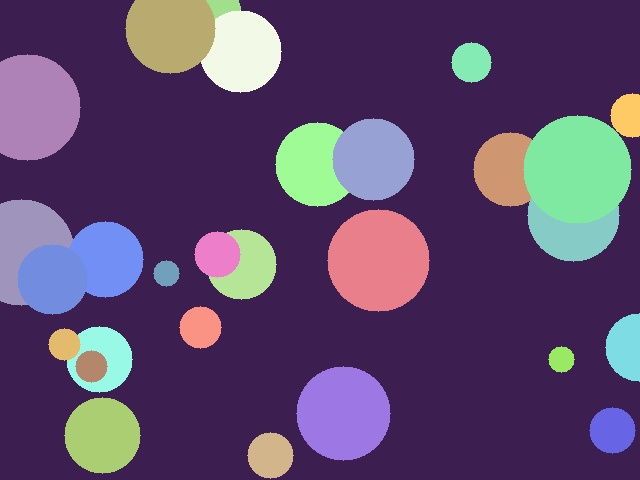
#> input picture Modul01 - Pendahuluan Komputer Vision/praktikum/image/abstrak.jpg, 640 x 480 px, given in place of scene_traffic.jpg, which was not available
$ python 12_yolo_konsep_grid.py
#> lines starting #> are read from the running program, lines starting #| are printed output that depends on the picture; after the words box and inside, x2 and y2 are one past the last pixel; in counts of white or black regions, pixels touching at a corner belong together; pictures that were not available may be replaced by others from this repository, and a replacement may not be noted
"""
==========================================================================
PERCOBAAN 12: YOLO KONSEP - DETEKSI BERBASIS GRID
==========================================================================
Program ini mempelajari konsep dasar YOLO (You Only Look Once), yaitu
pendekatan deteksi objek yang membagi gambar menjadi grid SxS dan
setiap sel grid memprediksi bounding box beserta confidence score.
Implementasi mensimulasikan pipeline deteksi YOLO secara konseptual,
mulai dari pembagian grid, prediksi per sel, hingga NMS.

Fungsi utama yang dipelajari:
- cv2.rectangle()          : Menggambar bounding box dan grid
- cv2.putText()            : Menuliskan teks confidence score
- cv2.line()               : Menggambar garis grid
- Manual grid division     : Membagi gambar menjadi grid SxS
- Manual NMS               : Non-Maximum Suppression pada prediksi grid
- Manual confidence score  : Simulasi skor deteksi per sel

Konsep yang dipelajari:
- YOLO: deteksi satu-pass (You Only Look Once)
- Grid division: membagi gambar menjadi SxS sel
- Anchor boxes: prediksi bounding box relatif terhadap sel
- Confidence score: P(objek) * IoU(pred, truth)
- Class probability per sel
- NMS pada output grid
- Pipeline deteksi YOLO end-to-end
==========================================================================
"""

# Mengimpor library OpenCV untuk pemrosesan gambar
import cv2

# Mengimpor NumPy untuk operasi array dan komputasi numerik
import numpy as np

# Mengimpor os untuk operasi file dan path
import os

# Mengimpor matplotlib untuk visualisasi hasil
import matplotlib.pyplot as plt

# Mendapatkan direktori script saat ini
SCRIPT_DIR = os.path.dirname(os.path.abspath(__file__))

# Mendefinisikan path folder gambar input
IMAGE_DIR = os.path.join(SCRIPT_DIR, "image")

# Mendefinisikan path folder output untuk menyimpan hasil
OUTPUT_DIR = os.path.join(SCRIPT_DIR, "output")

# Membuat folder output jika belum ada
os.makedirs(OUTPUT_DIR, exist_ok=True)

# Menampilkan header percobaan
print("=" * 60)
print("PERCOBAAN 12: YOLO KONSEP - DETEKSI BERBASIS GRID")
print("=" * 60)

# ============================================================
# 1. Penjelasan konsep YOLO
# ============================================================
print("\n--- 1. Konsep YOLO (You Only Look Once) ---")

# Menjelaskan konsep YOLO
print("""
  YOLO (You Only Look Once) adalah metode deteksi objek real-time:

  1. Bagi gambar menjadi grid SxS (misal 7x7 atau 13x13)
  2. Setiap sel grid bertanggung jawab mendeteksi objek
     yang pusatnya jatuh di dalam sel tersebut
  3. Setiap sel memprediksi B bounding boxes, masing-masing terdiri dari:
     - (x, y): pusat box relatif terhadap sel
     - (w, h): ukuran box relatif terhadap gambar
     - confidence: P(objek) * IoU(pred, truth)
  4. Setiap sel juga memprediksi C class probabilities
  5. Total prediksi: S x S x (B * 5 + C) tensor

  Keunggulan YOLO vs Sliding Window:
  - Satu pass: melihat seluruh gambar sekaligus
  - Sangat cepat (real-time)
  - Memahami konteks global gambar
""")

# ============================================================
# 2. Memuat gambar untuk deteksi
# ============================================================
print("\n--- 2. Memuat Gambar ---")

# Memuat gambar scene untuk demonstrasi
img = cv2.imread(os.path.join(IMAGE_DIR, "scene_traffic.jpg"))
#> img is the input picture: shape (480, 640, 3); mean B, G, R 109.1, 74.4, 93.5

# Memeriksa apakah gambar berhasil dimuat
if img is None:
    # Mencoba alternatif
    img = cv2.imread(os.path.join(IMAGE_DIR, "scene_outdoor.jpg"))
    if img is None:
        img = cv2.imread(os.path.join(IMAGE_DIR, "mobil.jpg"))
        if img is None:
            print("[ERROR] Gambar scene_traffic.jpg, scene_outdoor.jpg, dan mobil.jpg tidak ditemukan!")
            print("        Jalankan download_image.py terlebih dahulu.")
            exit()

# Meresize gambar ke ukuran YOLO standar (448x448)
img = cv2.resize(img, (448, 448))
#> img: shape (448, 448, 3)

# Menampilkan informasi gambar
print(f"  Ukuran gambar: {img.shape}")
#|   Ukuran gambar: (448, 448, 3)

# ============================================================
# 3. Membagi gambar menjadi grid
# ============================================================
print("\n--- 3. Membagi Gambar Menjadi Grid ---")

# Mendefinisikan ukuran grid
S = 7  # Grid 7x7 (seperti YOLO v1)

# Menghitung ukuran sel dalam piksel
h_img, w_img = img.shape[:2]
h_sel = h_img // S
w_sel = w_img // S

# Menampilkan informasi grid
print(f"  Grid size    : {S} x {S}")
print(f"  Ukuran sel   : {w_sel} x {h_sel} piksel")
#|   Ukuran sel   : 64 x 64 piksel
print(f"  Total sel    : {S * S}")

# Menggambar grid pada gambar
img_grid = img.copy()

# Menggambar garis vertikal grid
for i in range(1, S):
    # Menghitung posisi X garis vertikal
    x = i * w_sel

    # Menggambar garis vertikal
    cv2.line(img_grid, (x, 0), (x, h_img), (0, 255, 0), 1)
#> img_grid: shape (448, 448, 3); mean B, G, R 107.7, 76.8, 92.2

# Menggambar garis horizontal grid
for j in range(1, S):
    # Menghitung posisi Y garis horizontal
    y = j * h_sel

    # Menggambar garis horizontal
    cv2.line(img_grid, (0, y), (w_img, y), (0, 255, 0), 1)
#> img_grid: shape (448, 448, 3); mean B, G, R 106.2, 79.1, 90.9

# Menambahkan nomor sel
for sy in range(S):
    for sx in range(S):
        # Menghitung posisi teks (pojok kiri atas sel)
        teks_x = sx * w_sel + 2
        teks_y = sy * h_sel + 12

        # Menuliskan nomor sel
        cv2.putText(img_grid, f"{sy},{sx}", (teks_x, teks_y),
                    cv2.FONT_HERSHEY_SIMPLEX, 0.3, (0, 200, 0), 1)
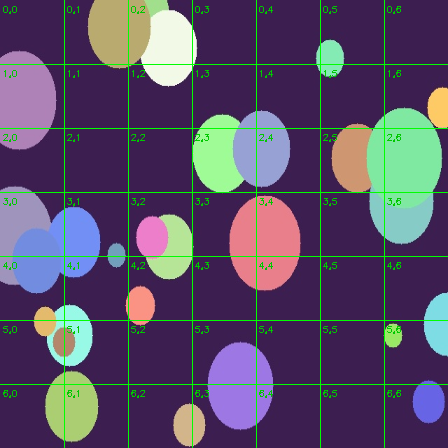
#> img_grid: shape (448, 448, 3); mean B, G, R 105.2, 80.1, 90.1

# ============================================================
# 4. Simulasi output YOLO per sel
# ============================================================
print("\n--- 4. Simulasi Output YOLO per Sel ---")

# Mendefinisikan kelas objek yang bisa dideteksi
kelas_objek = ["mobil", "orang", "pohon", "background"]
jumlah_kelas = len(kelas_objek)

# Mendefinisikan jumlah bounding box per sel
B = 2  # Setiap sel memprediksi 2 bounding box

# Menjelaskan format output
print(f"  Jumlah kelas (C)          : {jumlah_kelas}")
print(f"  Bounding box per sel (B)  : {B}")
print(f"  Output per sel            : {B}x5 + {jumlah_kelas} = {B*5 + jumlah_kelas}")
print(f"  Total output tensor       : {S}x{S}x{B*5 + jumlah_kelas} = "
      f"{S*S*(B*5 + jumlah_kelas)}")

# Membuat simulasi prediksi YOLO
# Menyiapkan array untuk confidence score setiap sel
confidence_map = np.zeros((S, S))

# Menyiapkan list untuk bounding box predictions
prediksi_boxes = []

# Mendefinisikan objek "ground truth" yang ada dalam gambar (simulasi)
objek_gt = [
    {"kelas": 0, "nama": "mobil", "cx": 100, "cy": 310, "w": 100, "h": 60},
    {"kelas": 0, "nama": "mobil", "cx": 310, "cy": 325, "w": 120, "h": 70},
    {"kelas": 1, "nama": "orang", "cx": 195, "cy": 260, "w": 40, "h": 120},
    {"kelas": 2, "nama": "pohon", "cx": 395, "cy": 220, "w": 50, "h": 170},
]

# Menampilkan objek yang ada dalam gambar
print("\n  Objek dalam gambar (ground truth):")
for obj in objek_gt:
    print(f"    {obj['nama']:10s} - pusat:({obj['cx']},{obj['cy']}) "
          f"ukuran:({obj['w']}x{obj['h']})")

# Mensimulasikan prediksi YOLO
for obj in objek_gt:
    # Menentukan sel grid mana yang bertanggung jawab
    sel_x = min(obj['cx'] // w_sel, S - 1)
    sel_y = min(obj['cy'] // h_sel, S - 1)

    # Mengatur confidence score tinggi untuk sel ini
    confidence_map[sel_y, sel_x] = np.random.uniform(0.7, 0.98)

    # Menghitung posisi relatif terhadap sel
    x_rel = (obj['cx'] - sel_x * w_sel) / w_sel
    y_rel = (obj['cy'] - sel_y * h_sel) / h_sel

    # Menghitung ukuran relatif terhadap gambar
    w_rel = obj['w'] / w_img
    h_rel = obj['h'] / h_img

    # Menyimpan prediksi bounding box
    prediksi_boxes.append({
        'sel_x': sel_x, 'sel_y': sel_y,
        'x_rel': x_rel, 'y_rel': y_rel,
        'w_rel': w_rel, 'h_rel': h_rel,
        'confidence': confidence_map[sel_y, sel_x],
        'kelas': obj['kelas'],
        'nama': obj['nama'],
        # Menghitung koordinat absolut bounding box
        'x1': obj['cx'] - obj['w'] // 2,
        'y1': obj['cy'] - obj['h'] // 2,
        'x2': obj['cx'] + obj['w'] // 2,
        'y2': obj['cy'] + obj['h'] // 2,
    })

    # Menampilkan prediksi
    print(f"\n    Objek '{obj['nama']}' -> Sel ({sel_x}, {sel_y})")
    print(f"      Posisi relatif : ({x_rel:.2f}, {y_rel:.2f})")
    print(f"      Ukuran relatif : ({w_rel:.3f}, {h_rel:.3f})")
    print(f"      Confidence     : {confidence_map[sel_y, sel_x]:.2f}")

# Menambahkan noise confidence untuk sel-sel tanpa objek
for sy in range(S):
    for sx in range(S):
        if confidence_map[sy, sx] == 0:
            # Memberikan confidence rendah (noise) untuk sel kosong
            confidence_map[sy, sx] = np.random.uniform(0.01, 0.15)

# ============================================================
# 5. Visualisasi grid dan confidence map
# ============================================================
print("\n--- 5. Visualisasi Grid dan Confidence Map ---")

# Membuat figure untuk visualisasi grid
fig, axes = plt.subplots(1, 3, figsize=(20, 7))

# --- Subplot 1: Gambar dengan grid ---
axes[0].imshow(cv2.cvtColor(img_grid, cv2.COLOR_BGR2RGB))
axes[0].set_title(f"Gambar dengan Grid {S}x{S}", fontsize=12, fontweight='bold')
axes[0].axis('off')

# --- Subplot 2: Confidence score map ---
# Menampilkan confidence map sebagai heatmap
im = axes[1].imshow(confidence_map, cmap='hot', interpolation='nearest',
                     vmin=0, vmax=1)

# Menambahkan nilai confidence di setiap sel
for sy in range(S):
    for sx in range(S):
        # Memilih warna teks berdasarkan nilai
        warna_teks = 'white' if confidence_map[sy, sx] > 0.5 else 'black'
        axes[1].text(sx, sy, f"{confidence_map[sy, sx]:.2f}",
                     ha='center', va='center', fontsize=7, color=warna_teks,
                     fontweight='bold')

# Menambahkan colorbar
plt.colorbar(im, ax=axes[1], fraction=0.046)

# Mengatur judul
axes[1].set_title("Confidence Score per Sel", fontsize=12, fontweight='bold')
axes[1].set_xlabel("Sel X")
axes[1].set_ylabel("Sel Y")

# --- Subplot 3: Grid 13x13 untuk perbandingan ---
S2 = 13  # Grid lebih detail
img_grid2 = img.copy()
h_sel2 = h_img // S2
w_sel2 = w_img // S2

# Menggambar garis vertikal grid 13x13
for i in range(1, S2):
    x = i * w_sel2
    cv2.line(img_grid2, (x, 0), (x, h_img), (255, 255, 0), 1)
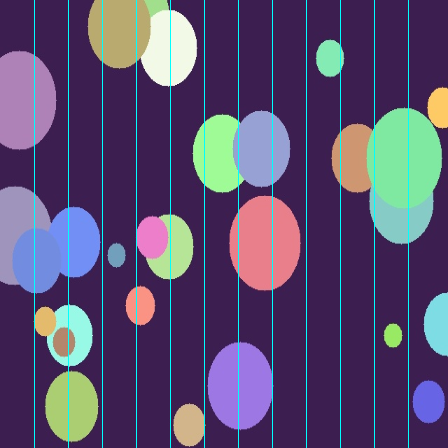
#> img_grid2: shape (448, 448, 3); mean B, G, R 113.1, 79.3, 91

# Menggambar garis horizontal grid 13x13
for j in range(1, S2):
    y = j * h_sel2
    cv2.line(img_grid2, (0, y), (w_img, y), (255, 255, 0), 1)
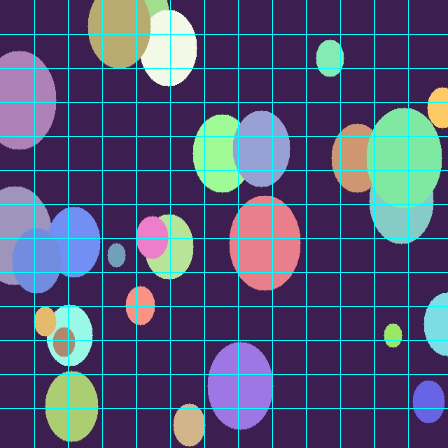
#> img_grid2: shape (448, 448, 3); 2.61% of pixels changed, all inside (x1, y1, x2, y2) = (0, 34, 448, 409)

# Menampilkan grid 13x13
axes[2].imshow(cv2.cvtColor(img_grid2, cv2.COLOR_BGR2RGB))
axes[2].set_title(f"Grid {S2}x{S2} (lebih detail)", fontsize=12, fontweight='bold')
axes[2].axis('off')

# Menambahkan judul utama
plt.suptitle("Percobaan 12: YOLO - Pembagian Grid dan Confidence Score",
             fontsize=14, fontweight='bold')

# Mengatur layout
plt.tight_layout()

# Menyimpan visualisasi grid
plt.savefig(os.path.join(OUTPUT_DIR, "12_yolo_grid.png"),
            dpi=150, bbox_inches='tight')

# Menutup figure
plt.close()

# Menampilkan pesan penyimpanan
print("  [SAVED] output/12_yolo_grid.png")

# ============================================================
# 6. Visualisasi prediksi bounding box dari grid
# ============================================================
print("\n--- 6. Visualisasi Prediksi Bounding Box ---")

# Mendefinisikan warna per kelas objek
warna_kelas = {
    0: (0, 0, 255),   # mobil: merah
    1: (0, 255, 0),   # orang: hijau
    2: (255, 0, 0),   # pohon: biru
    3: (128, 128, 0), # background: teal
}

# Mendefinisikan warna kelas untuk matplotlib (RGB float)
warna_kelas_plt = {
    0: 'red',
    1: 'lime',
    2: 'blue',
    3: 'cyan',
}

# Membuat figure untuk prediksi
fig, axes = plt.subplots(1, 3, figsize=(20, 7))

# --- Subplot 1: Ground truth boxes ---
img_gt = img.copy()

# Menggambar grid tipis
for i in range(1, S):
    cv2.line(img_gt, (i * w_sel, 0), (i * w_sel, h_img), (128, 128, 128), 1)
#> img_gt: shape (448, 448, 3); mean B, G, R 109.4, 75.1, 93.9
for j in range(1, S):
    cv2.line(img_gt, (0, j * h_sel), (w_img, j * h_sel), (128, 128, 128), 1)
#> img_gt: shape (448, 448, 3); mean B, G, R 109.6, 75.7, 94.3

# Menggambar ground truth bounding box
for obj in objek_gt:
    # Menghitung koordinat box
    x1 = obj['cx'] - obj['w'] // 2
    y1 = obj['cy'] - obj['h'] // 2
    x2 = obj['cx'] + obj['w'] // 2
    y2 = obj['cy'] + obj['h'] // 2

    # Menggambar rectangle
    warna = warna_kelas[obj['kelas']]
    cv2.rectangle(img_gt, (x1, y1), (x2, y2), warna, 2)

    # Menuliskan nama kelas
    cv2.putText(img_gt, obj['nama'], (x1, y1 - 5),
                cv2.FONT_HERSHEY_SIMPLEX, 0.5, warna, 2)

    # Menandai pusat objek
    cv2.circle(img_gt, (obj['cx'], obj['cy']), 4, warna, -1)
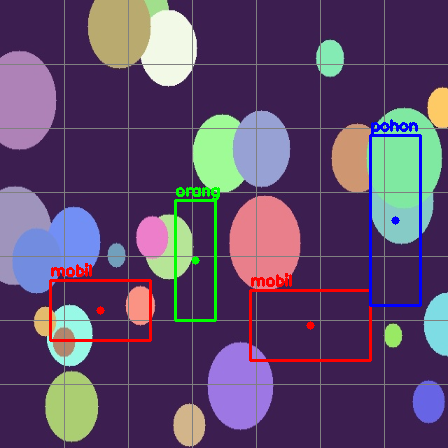
#> img_gt: shape (448, 448, 3); mean B, G, R 108.4, 74.7, 95

# Menampilkan ground truth
axes[0].imshow(cv2.cvtColor(img_gt, cv2.COLOR_BGR2RGB))
axes[0].set_title("Ground Truth + Grid", fontsize=12, fontweight='bold')
axes[0].axis('off')

# --- Subplot 2: Prediksi YOLO (semua boxes) ---
img_pred = img.copy()

# Menggambar grid
for i in range(1, S):
    cv2.line(img_pred, (i * w_sel, 0), (i * w_sel, h_img), (128, 128, 128), 1)
for j in range(1, S):
    cv2.line(img_pred, (0, j * h_sel), (w_img, j * h_sel), (128, 128, 128), 1)

# Menambahkan beberapa prediksi "noise" (false positives) untuk NMS
prediksi_semua = list(prediksi_boxes)

# Menambahkan prediksi duplikat/noise
for pred in prediksi_boxes:
    # Membuat prediksi geser sedikit (simulasi bounding box kedua per sel)
    pred_noise = pred.copy()
    pred_noise['x1'] = pred['x1'] + np.random.randint(-15, 15)
    pred_noise['y1'] = pred['y1'] + np.random.randint(-15, 15)
    pred_noise['x2'] = pred['x2'] + np.random.randint(-15, 15)
    pred_noise['y2'] = pred['y2'] + np.random.randint(-15, 15)
    pred_noise['confidence'] = pred['confidence'] * np.random.uniform(0.6, 0.9)
    prediksi_semua.append(pred_noise)

# Menggambar semua prediksi bounding box
for pred in prediksi_semua:
    # Menggambar rectangle
    warna = warna_kelas[pred['kelas']]
    cv2.rectangle(img_pred, (pred['x1'], pred['y1']),
                  (pred['x2'], pred['y2']), warna, 2)

    # Menuliskan confidence
    cv2.putText(img_pred, f"{pred['confidence']:.2f}",
                (pred['x1'], pred['y1'] - 5),
                cv2.FONT_HERSHEY_SIMPLEX, 0.4, warna, 1)
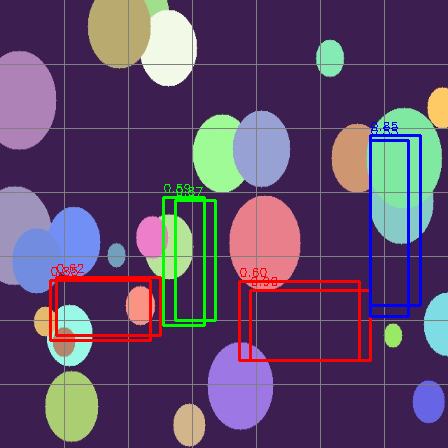
#> img_pred: shape (448, 448, 3); mean B, G, R 107.8, 74.9, 95.6

# Menampilkan prediksi
axes[1].imshow(cv2.cvtColor(img_pred, cv2.COLOR_BGR2RGB))
axes[1].set_title(f"Semua Prediksi ({len(prediksi_semua)} boxes)",
                  fontsize=12, fontweight='bold')
axes[1].axis('off')

# --- Subplot 3: Prediksi setelah threshold + marking sel ---
img_thresh = img.copy()

# Menggambar grid
for i in range(1, S):
    cv2.line(img_thresh, (i * w_sel, 0), (i * w_sel, h_img), (128, 128, 128), 1)
for j in range(1, S):
    cv2.line(img_thresh, (0, j * h_sel), (w_img, j * h_sel), (128, 128, 128), 1)

# Menandai sel yang bertanggung jawab untuk deteksi
for pred in prediksi_boxes:
    # Menghitung posisi sel
    sx = pred['sel_x']
    sy = pred['sel_y']

    # Membuat overlay semi-transparan untuk sel ini
    overlay_sel = img_thresh.copy()
    warna = warna_kelas[pred['kelas']]
    cv2.rectangle(overlay_sel, (sx * w_sel, sy * h_sel),
                  ((sx + 1) * w_sel, (sy + 1) * h_sel), warna, -1)
    cv2.addWeighted(overlay_sel, 0.3, img_thresh, 0.7, 0, img_thresh)

    # Menggambar bounding box prediksi
    cv2.rectangle(img_thresh, (pred['x1'], pred['y1']),
                  (pred['x2'], pred['y2']), warna, 3)

    # Menuliskan kelas dan confidence
    label = f"{pred['nama']} {pred['confidence']:.2f}"
    cv2.putText(img_thresh, label, (pred['x1'], pred['y1'] - 5),
                cv2.FONT_HERSHEY_SIMPLEX, 0.5, warna, 2)
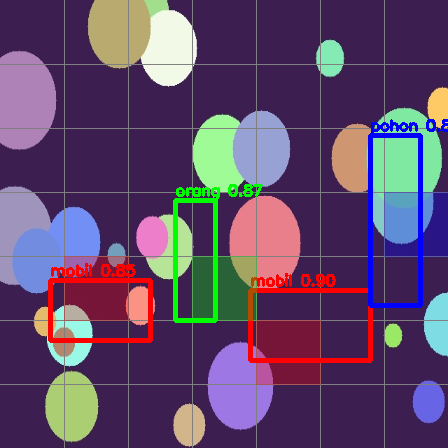
#> img_thresh: shape (448, 448, 3); mean B, G, R 106.8, 74.2, 96.5

# Menampilkan deteksi setelah threshold
axes[2].imshow(cv2.cvtColor(img_thresh, cv2.COLOR_BGR2RGB))
axes[2].set_title("Sel Responsible + Prediksi Final",
                  fontsize=12, fontweight='bold')
axes[2].axis('off')

# Menambahkan judul utama
plt.suptitle("Percobaan 12: YOLO - Prediksi Bounding Box dari Grid",
             fontsize=14, fontweight='bold')

# Mengatur layout
plt.tight_layout()

# Menyimpan visualisasi prediksi
plt.savefig(os.path.join(OUTPUT_DIR, "12_yolo_prediksi.png"),
            dpi=150, bbox_inches='tight')
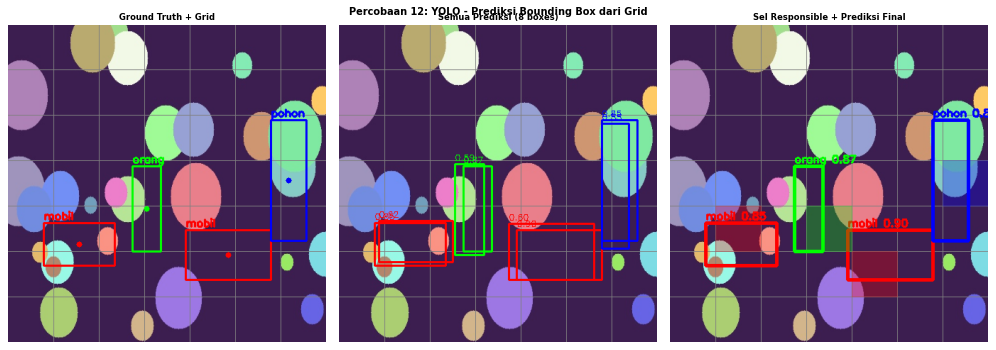
#> figure drawn by matplotlib, 3 panels

# Menutup figure
plt.close()

# Menampilkan pesan penyimpanan
print("  [SAVED] output/12_yolo_prediksi.png")

# ============================================================
# 7. Implementasi NMS pada prediksi grid
# ============================================================
print("\n--- 7. NMS pada Prediksi Grid ---")

def hitung_iou(box1, box2):
    """
    Menghitung IoU antara dua box dalam format [x1, y1, x2, y2].
    """
    # Menghitung koordinat intersection
    xi1 = max(box1[0], box2[0])
    yi1 = max(box1[1], box2[1])
    xi2 = min(box1[2], box2[2])
    yi2 = min(box1[3], box2[3])

    # Menghitung area intersection
    inter = max(0, xi2 - xi1) * max(0, yi2 - yi1)

    # Menghitung area masing-masing box
    area1 = (box1[2] - box1[0]) * (box1[3] - box1[1])
    area2 = (box2[2] - box2[0]) * (box2[3] - box2[1])

    # Menghitung dan mengembalikan IoU
    return inter / (area1 + area2 - inter + 1e-7)


def nms_yolo(prediksi_list, iou_threshold=0.4):
    """
    Menerapkan NMS pada prediksi YOLO.
    Melakukan NMS per kelas objek.
    """
#> called with iou_threshold = 0.4
    # Menyiapkan list untuk hasil akhir
    hasil_nms = []

    # Mendapatkan semua kelas unik
    kelas_unik = set([p['kelas'] for p in prediksi_list])

    # Melakukan NMS per kelas
    for kelas in kelas_unik:
        # Mengambil prediksi untuk kelas ini saja
        pred_kelas = [p for p in prediksi_list if p['kelas'] == kelas]

        # Mengurutkan berdasarkan confidence (tinggi ke rendah)
        pred_kelas.sort(key=lambda x: x['confidence'], reverse=True)

        # Menyiapkan list untuk prediksi yang dipertahankan
        kept = []

        # Melakukan iterasi NMS
        while len(pred_kelas) > 0:
            # Mengambil prediksi dengan confidence tertinggi
            best = pred_kelas.pop(0)
            kept.append(best)

            # Membuang prediksi yang overlap tinggi
            pred_kelas = [
                p for p in pred_kelas
                if hitung_iou(
                    [best['x1'], best['y1'], best['x2'], best['y2']],
                    [p['x1'], p['y1'], p['x2'], p['y2']]
                ) < iou_threshold
            ]

        # Menambahkan hasil NMS kelas ini
        hasil_nms.extend(kept)
#> (the rest of the program and of its run is left out)
